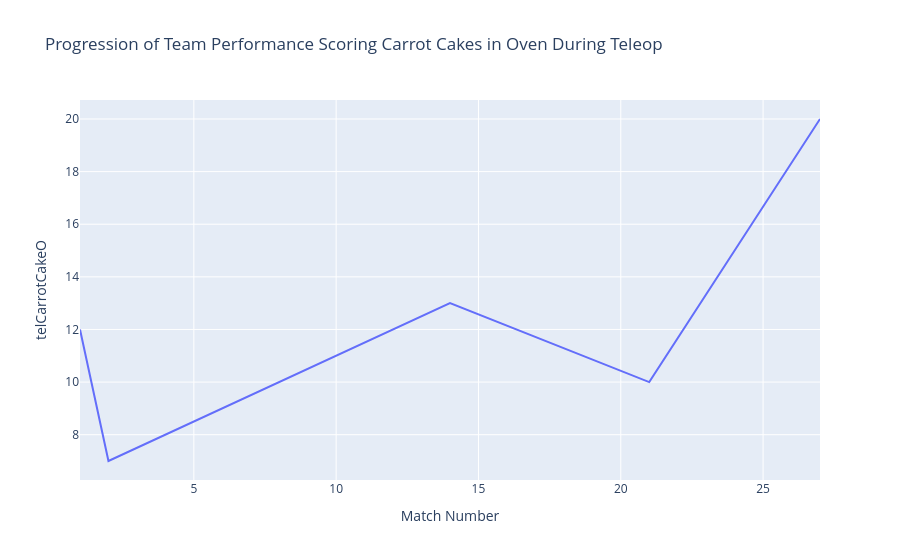

The cell this chart's notebook holds for it:
### Code cell
#oven carrot cake teleop for a team (area)
indices=scouted_data["Team and Robot"]=="3504"
teamdata=scouted_data[indices]
fig=px.line(teamdata,x="Match Number", y="telCarrotCakeO",title="Progression of Team Performance Scoring Carrot Cakes in Oven During Teleop")
fig

### Figure 1 — Plotly figure (JSON) as saved in the notebook; plotly's stock layout.template omitted (floating-point values rounded to 4 significant figures)
{"data": [{"hovertemplate": "Match Number=%{x}<br>telCarrotCakeO=%{y}<extra></extra>", "legendgroup": "", "line": {"color": "#636efa", "dash": "solid"}, "marker": {"symbol": "circle"}, "mode": "lines", "name": "", "orientation": "v", "showlegend": false, "type": "scatter", "x": [1, 2, 14, 21, 27], "xaxis": "x", "y": [12, 7, 13, 10, 20], "yaxis": "y"}], "layout": {"legend": {"tracegroupgap": 0}, "title": {"text": "Progression of Team Performance Scoring Carrot Cakes in Oven During Teleop"}, "xaxis": {"anchor": "y", "domain": [0, 1], "title": {"text": "Match Number"}}, "yaxis": {"anchor": "x", "domain": [0, 1], "title": {"text": "telCarrotCakeO"}}}}
